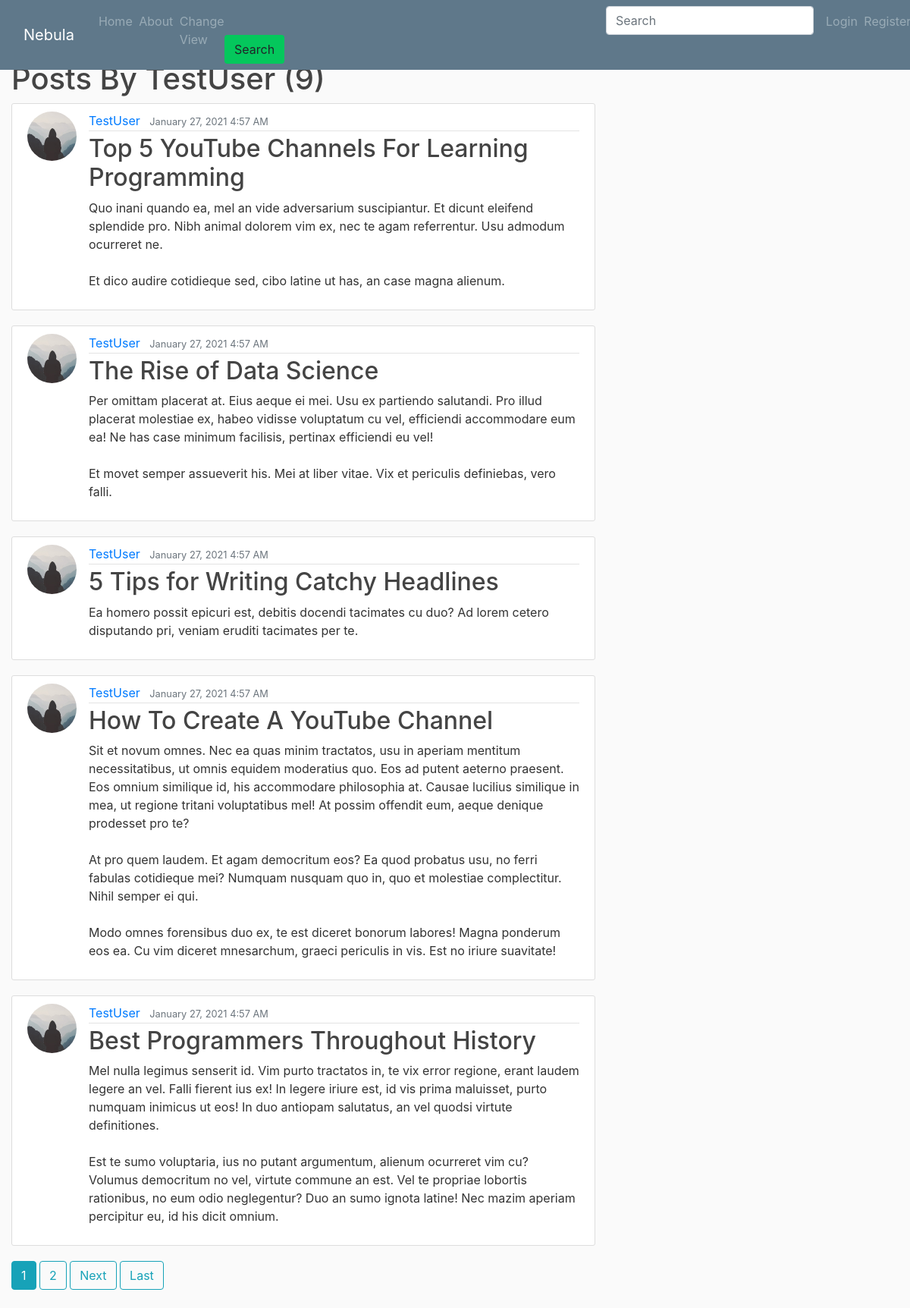
Page /user/TestUser/ on the committed database.
### blog/models.py (models this page shows, shortened)
class Post(models.Model):
	title = models.CharField(max_length=100)
	content = models.TextField()
	date_posted = models.DateTimeField(default=timezone.now)
	author = models.ForeignKey(User, on_delete=models.CASCADE)
	audio = models.FileField(default="No audio posted", upload_to='audio_files')
	video = models.FileField(default="No video posted", upload_to='video_files')
	keywords = models.CharField(max_length=50, default='')

### users/models.py (models this page shows, shortened)
class Profile(models.Model):
	user = models.OneToOneField(User, related_name="profile", on_delete=models.CASCADE)
	image = models.ImageField(default='default.jpg', upload_to='profile_pics')

### blog/views.py (the view)
# urls.py: path('user/<str:username>/', views.user_post_list, name='user-posts'),
def user_post_list(request, username):
	user = User.objects.get(username=username)
	post = Post.objects.filter(author=user).order_by('-date_posted')
	paginator = Paginator(post, 5)
	page_number = request.GET.get('page')
	final_page = paginator.get_page(page_number)
	context={
		"posts": final_page
	}
	return render(request, "blog/user_posts.html", context)

### blog/templates/blog/user_posts.html (shortened to what this page needs)
{% extends "blog/base.html" %}
{% block content %}
		<h1 class="mg-3">Posts By {{ request.resolver_match.kwargs.username }} ({{posts.paginator.count }})</h1>
	{% for post in posts %}
		<article class="media content-section">
			<img class="rounded-circle article-img" src="{{ post.author.profile.image.url }}">
		  <div class="media-body">
			<div class="article-metadata">
			  <a class="mr-2" href="{% url 'user-posts' post.author.username %}">{{ post.author }}</a>
			  <small class="text-muted">{{ post.date_posted | date:"F d, Y f A" }}</small>
			</div>
			<h2><a class="article-title" href="{% url 'post-detail' post.id %}">{{ post.title }}</a></h2>
			<p class="article-content">{{ post.content }}</p>
		  </div>
		</article>
	{% endfor %}
{% for num in posts.paginator.page_range %}
	{% if posts.number == num %}
		<a class="btn btn-info mb-4" href="/user/{{request.resolver_match.kwargs.username}}/?page={{ num }}">{{ num }}</a>
	{% elif num > posts.number|add:'-3' and num < posts.number|add:'3' %}
		<a class="btn btn-outline-info mb-4" href="/user/{{request.resolver_match.kwargs.username}}/?page={{ num }}">{{ num }}</a>
	{% endif %}
{% endfor %}
{% if posts.has_next %}
	<a class="btn btn-outline-info mb-4" href="/user/{{request.resolver_match.kwargs.username}}/?page={{posts.next_page_number}}">Next</a>
	<a class="btn btn-outline-info mb-4" href="/user/{{request.resolver_match.kwargs.username}}/?page={{ posts.paginator.num_pages }}">Last</a>
{% endif %}
{% endblock content%}

### blog/templates/blog/base.html (shortened to what this page needs)
{% load static %}
<!DOCTYPE html>
<html>
<head>
    <link rel="stylesheet" href="https://maxcdn.bootstrapcdn.com/bootstrap/4.0.0/css/bootstrap.min.css">
    <link rel="stylesheet" href="https://stackpath.bootstrapcdn.com/bootstrap/4.3.1/css/bootstrap.min.css">
    <link
    rel="stylesheet"
    href="https://unpkg.com/@trevoreyre/autocomplete-js/dist/style.css"
    />
    <link rel="stylesheet" type="text/css" href="{% static 'blog/main.css' %}">
</head>
<body>
    <header class="site-header">
      <nav class="navbar navbar-expand-md navbar-dark bg-steel fixed-top">
        <div class="container-fluid">
          <a class="navbar-brand mr-4" href="{% url 'blog-home' %}">Nebula</a>
          <div class="collapse navbar-collapse" id="navbarToggle">
            <div class="navbar-nav mr-auto">
              <a class="nav-item nav-link" href="{% url 'blog-home' %}">Home</a>
              <a class="nav-item nav-link" href="{% url 'blog-about' %}">About</a>
              {% if request.get_full_path == "/" %}
                  <a class="nav-item nav-link" href="{% url 'blog-grid_view' %}">Change View</a>
              {% else %}
                  <a class="nav-item nav-link" href="{% url 'blog-home' %}">Change View</a>
              {% endif %}
              <form class="form-inline" action="/search" method="GET">
                <input name="query" class="form-control mr-sm-2" style="margin-left: 503px;" type="search" placeholder="Search" aria-label="Search" id="query">
                <button style="background-color: rgb(4, 199, 92);" class="btn my-2 my-sm-0" type="submit">Search</button>
              </form>
            <div class="navbar-nav">
				{% if user.is_authenticated %}
					 <a class="nav-item nav-link" href="{% url 'post-create' %}">New Post</a>
					 <a class="nav-item nav-link" href="{% url 'profile' %}">Profile</a>
					 <a class="nav-item nav-link" href="{% url 'logout' %}">Logout</a>
				{% else %}
              <a class="nav-item nav-link" href="{% url 'login' %}">Login</a>
              <a class="nav-item nav-link" href="{% url 'register' %}">Register</a>
			  {% endif %}
            </div>
          </div>
        </div>
      </nav>
    </header>
    <main role="main" class="container-fluid">
      <div class="row">
        <div class="col-md-8">
          {% block content %}{% endblock %}
        </div>
      </div>
    </main>
</body>
</html>

### blog/static/blog/main.css (style rules this page uses)
body { background: #fafafa; color: #333333; margin-top: 5rem; }
h1, h2, h3, h4, h5, h6 { color: #444444; }
.bg-steel { background-color: #5f788a; }
.site-header .navbar-nav .nav-link { color: #99abb6; }
.content-section { background: #ffffff; padding: 10px 20px; border: 1px solid #dddddd; border-radius: 3px; margin-bottom: 20px; }
.article-title { color: #444444; }
.article-content { white-space: pre-line; }
.article-img { height: 65px; width: 65px; margin-right: 16px; }
.article-metadata { padding-bottom: 1px; margin-bottom: 4px; border-bottom: 1px solid #e3e3e3 }

### blog/templates/blog/base.html (style rules this page uses)
button { background-color:rgb(139, 230, 65); }
.navbar-expand-md .navbar-nav .nav-link { padding-right: 0.5px; }

### rows in the picture
Post: author.profile.image (placeholder picture), author "TestUser", date_posted "January 27, 2021 4:57 AM", title "Top 5 YouTube Channels For Learning Programming", content "Quo inani quando ea, mel an vide adversarium suscipiantur. Et dicunt eleifend splendide pro. Nibh animal dolorem vim ex, nec te agam referrentur. Usu admodum ocurreret ne. Et dico audire cotidieque sed, cibo latine ut has, an case magna alienum."
Post: author.profile.image (placeholder picture), author "TestUser", date_posted "January 27, 2021 4:57 AM", title "The Rise of Data Science", content "Per omittam placerat at. Eius aeque ei mei. Usu ex partiendo salutandi. Pro illud placerat molestiae ex, habeo vidisse voluptatum cu vel, efficiendi accommodare eum ea! Ne has case minimum facilisis, pertinax efficiendi eu vel! Et movet semper assueverit his. Mei at liber vitae. Vix et periculis definiebas, vero falli."
Post: author.profile.image (placeholder picture), author "TestUser", date_posted "January 27, 2021 4:57 AM", title "5 Tips for Writing Catchy Headlines", content "Ea homero possit epicuri est, debitis docendi tacimates cu duo? Ad lorem cetero disputando pri, veniam eruditi tacimates per te."
Post: author.profile.image (placeholder picture), author "TestUser", date_posted "January 27, 2021 4:57 AM", title "How To Create A YouTube Channel", content "Sit et novum omnes. Nec ea quas minim tractatos, usu in aperiam mentitum necessitatibus, ut omnis equidem moderatius quo. Eos ad putent aeterno praesent. Eos omnium similique id, his accommodare philosophia at. Causae lucilius similique in mea, ut regione tritani voluptatibus mel! At possim offendit eum, aeque denique prodesset pro te? At pro quem laudem. Et agam democritum eos? Ea quod probatus usu, no ferri fabulas cotidieque mei? Numquam nusquam quo in, quo et molestiae complectitur. Nihil semper ei qui. Modo omnes forensibus duo ex, te est diceret bonorum labores! Magna ponderum eos ea. Cu vim diceret mnesarchum, graeci periculis in vis. Est no iriure suavitate!"
Post: author.profile.image (placeholder picture), author "TestUser", date_posted "January 27, 2021 4:57 AM", title "Best Programmers Throughout History", content "Mel nulla legimus senserit id. Vim purto tractatos in, te vix error regione, erant laudem legere an vel. Falli fierent ius ex! In legere iriure est, id vis prima maluisset, purto numquam inimicus ut eos! In duo antiopam salutatus, an vel quodsi virtute definitiones. Est te sumo voluptaria, ius no putant argumentum, alienum ocurreret vim cu? Volumus democritum no vel, virtute commune an est. Vel te propriae lobortis rationibus, no eum odio neglegentur? Duo an sumo ignota latine! Nec mazim aperiam percipitur eu, id his dicit omnium."

### other values in the picture
{{ request.resolver_match.kwargs.username }} "TestUser"
{{ posts.paginator.count }} "9"
{{ num }} "1"
{{ num }} "2"
